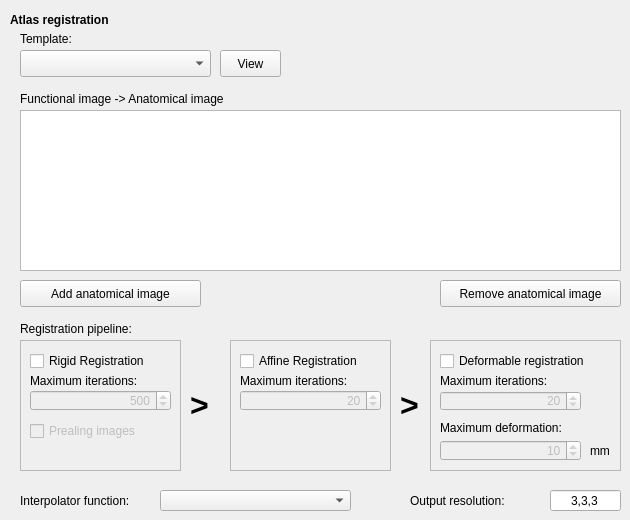
   <widget class="QWidget" name="tab_reg_settings">
    <property name="accessibleName">
     <string/>
    </property>
    <attribute name="title">
     <string>Registration Settings</string>
    </attribute>
    <widget class="QLabel" name="l_atlas_registration">
     <property name="geometry">
      <rect>
       <x>10</x>
       <y>10</y>
       <width>151</width>
       <height>21</height>
      </rect>
     </property>
     <property name="text">
      <string>&lt;!DOCTYPE HTML PUBLIC &quot;-//W3C//DTD HTML 4.0//EN&quot; &quot;http://www.w3.org/TR/REC-html40/strict.dtd&quot;&gt;
&lt;html&gt;&lt;head&gt;&lt;meta name=&quot;qrichtext&quot; content=&quot;1&quot; /&gt;&lt;style type=&quot;text/css&quot;&gt;
p, li { white-space: pre-wrap; }
&lt;/style&gt;&lt;/head&gt;&lt;body style=&quot; font-family:'Sans'; font-size:10pt; font-weight:400; font-style:normal;&quot;&gt;
&lt;p style=&quot; margin-top:0px; margin-bottom:0px; margin-left:0px; margin-right:0px; -qt-block-indent:0; text-indent:0px;&quot;&gt;&lt;span style=&quot; font-size:9pt; font-weight:600;&quot;&gt;Atlas registration&lt;/span&gt;&lt;/p&gt;&lt;/body&gt;&lt;/html&gt;</string>
     </property>
    </widget>
    <widget class="QLabel" name="l_template">
     <property name="geometry">
      <rect>
       <x>20</x>
       <y>30</y>
       <width>71</width>
       <height>17</height>
      </rect>
     </property>
     <property name="text">
      <string>Template:</string>
     </property>
    </widget>
    <widget class="QComboBox" name="comboBox_template">
     <property name="geometry">
      <rect>
       <x>20</x>
       <y>50</y>
       <width>191</width>
       <height>27</height>
      </rect>
     </property>
    </widget>
    <widget class="QPushButton" name="b_view">
     <property name="geometry">
      <rect>
       <x>220</x>
       <y>50</y>
       <width>61</width>
       <height>27</height>
      </rect>
     </property>
     <property name="text">
      <string>View</string>
     </property>
    </widget>
    <widget class="QLabel" name="l_functional_anatomical_image">
     <property name="geometry">
      <rect>
       <x>20</x>
       <y>90</y>
       <width>251</width>
       <height>17</height>
      </rect>
     </property>
     <property name="text">
      <string>Functional image -&gt; Anatomical image</string>
     </property>
    </widget>
    <widget class="QListWidget" name="lw_functional_anatomical_image">
     <property name="geometry">
      <rect>
       <x>20</x>
       <y>110</y>
       <width>601</width>
       <height>161</height>
      </rect>
     </property>
    </widget>
    <widget class="QPushButton" name="b_remove_anatomical_image">
     <property name="geometry">
      <rect>
       <x>440</x>
       <y>280</y>
       <width>181</width>
       <height>27</height>
      </rect>
     </property>
     <property name="text">
      <string>Remove anatomical image</string>
     </property>
    </widget>
    <widget class="QPushButton" name="b_add_anatomical_image">
     <property name="geometry">
      <rect>
       <x>20</x>
       <y>280</y>
       <width>181</width>
       <height>27</height>
      </rect>
     </property>
     <property name="text">
      <string>Add anatomical image</string>
     </property>
    </widget>
    <widget class="QLabel" name="l_registration_pipeline">
     <property name="geometry">
      <rect>
       <x>20</x>
       <y>320</y>
       <width>141</width>
       <height>17</height>
      </rect>
     </property>
     <property name="text">
      <string>Registration pipeline:</string>
     </property>
    </widget>
    <widget class="QComboBox" name="comboBox_interpol_func">
     <property name="geometry">
      <rect>
       <x>160</x>
       <y>490</y>
       <width>191</width>
       <height>21</height>
      </rect>
     </property>
    </widget>
    <widget class="QLabel" name="l_interpolator_function">
     <property name="geometry">
      <rect>
       <x>20</x>
       <y>490</y>
       <width>141</width>
       <height>21</height>
      </rect>
     </property>
     <property name="text">
      <string>Interpolator function:</string>
     </property>
    </widget>
    <widget class="QLabel" name="l_output_resolution">
     <property name="geometry">
      <rect>
       <x>410</x>
       <y>490</y>
       <width>121</width>
       <height>21</height>
      </rect>
     </property>
     <property name="text">
      <string>Output resolution:</string>
     </property>
    </widget>
    <widget class="QLineEdit" name="le_output_resolution">
     <property name="geometry">
      <rect>
       <x>550</x>
       <y>490</y>
       <width>71</width>
       <height>21</height>
      </rect>
     </property>
     <property name="text">
      <string>3,3,3</string>
     </property>
     <property name="alignment">
      <set>Qt::AlignCenter</set>
     </property>
    </widget>
    <widget class="QFrame" name="fr_reg_pipe_1">
     <property name="geometry">
      <rect>
       <x>20</x>
       <y>340</y>
       <width>161</width>
       <height>131</height>
      </rect>
     </property>
     <property name="frameShape">
      <enum>QFrame::StyledPanel</enum>
     </property>
     <property name="frameShadow">
      <enum>QFrame::Raised</enum>
     </property>
     <widget class="QCheckBox" name="cb_rigid_registration">
      <property name="geometry">
       <rect>
        <x>10</x>
        <y>10</y>
        <width>141</width>
        <height>22</height>
       </rect>
      </property>
      <property name="text">
       <string>Rigid Registration</string>
      </property>
     </widget>
     <widget class="QLabel" name="l_max_iterations_p1">
      <property name="geometry">
       <rect>
        <x>10</x>
        <y>30</y>
        <width>141</width>
        <height>21</height>
       </rect>
      </property>
      <property name="text">
       <string>Maximum iterations:</string>
      </property>
     </widget>
     <widget class="QSpinBox" name="sb_max_iterations_p1">
      <property name="enabled">
       <bool>false</bool>
      </property>
      <property name="geometry">
       <rect>
        <x>10</x>
        <y>50</y>
        <width>141</width>
        <height>21</height>
       </rect>
      </property>
      <property name="alignment">
       <set>Qt::AlignRight|Qt::AlignTrailing|Qt::AlignVCenter</set>
      </property>
      <property name="maximum">
       <number>1000</number>
      </property>
      <property name="value">
       <number>500</number>
      </property>
     </widget>
     <widget class="QCheckBox" name="cb_prealing_images">
      <property name="enabled">
       <bool>false</bool>
      </property>
      <property name="geometry">
       <rect>
        <x>10</x>
        <y>80</y>
        <width>141</width>
        <height>22</height>
       </rect>
      </property>
      <property name="text">
       <string>Prealing images</string>
      </property>
     </widget>
    </widget>
    <widget class="QFrame" name="fr_reg_pipe_2">
     <property name="geometry">
      <rect>
       <x>230</x>
       <y>340</y>
       <width>161</width>
       <height>131</height>
      </rect>
     </property>
     <property name="frameShape">
      <enum>QFrame::StyledPanel</enum>
     </property>
     <property name="frameShadow">
      <enum>QFrame::Raised</enum>
     </property>
     <widget class="QCheckBox" name="cb_affine_registration">
      <property name="geometry">
       <rect>
        <x>10</x>
        <y>10</y>
        <width>141</width>
        <height>22</height>
       </rect>
      </property>
      <property name="text">
       <string>Affine Registration</string>
      </property>
     </widget>
     <widget class="QLabel" name="l_max_iterations_p2">
      <property name="geometry">
       <rect>
        <x>10</x>
        <y>30</y>
        <width>141</width>
        <height>21</height>
       </rect>
      </property>
      <property name="text">
       <string>Maximum iterations:</string>
      </property>
     </widget>
     <widget class="QSpinBox" name="sb_max_iterations_p2">
      <property name="enabled">
       <bool>false</bool>
      </property>
      <property name="geometry">
       <rect>
        <x>10</x>
        <y>50</y>
        <width>141</width>
        <height>21</height>
       </rect>
      </property>
      <property name="alignment">
       <set>Qt::AlignRight|Qt::AlignTrailing|Qt::AlignVCenter</set>
      </property>
      <property name="maximum">
       <number>1000</number>
      </property>
      <property name="value">
       <number>20</number>
      </property>
     </widget>
    </widget>
    <widget class="QFrame" name="fr_reg_pipe_3">
     <property name="geometry">
      <rect>
       <x>430</x>
       <y>340</y>
       <width>191</width>
       <height>131</height>
      </rect>
     </property>
     <property name="frameShape">
      <enum>QFrame::StyledPanel</enum>
     </property>
     <property name="frameShadow">
      <enum>QFrame::Raised</enum>
     </property>
     <widget class="QCheckBox" name="cb_deformable_registration">
      <property name="geometry">
       <rect>
        <x>10</x>
        <y>10</y>
        <width>181</width>
        <height>22</height>
       </rect>
      </property>
      <property name="text">
       <string>Deformable registration</string>
      </property>
     </widget>
     <widget class="QLabel" name="l_max_iterations_p3">
      <property name="geometry">
       <rect>
        <x>10</x>
        <y>31</y>
        <width>141</width>
        <height>20</height>
       </rect>
      </property>
      <property name="text">
       <string>Maximum iterations:</string>
      </property>
     </widget>
     <widget class="QSpinBox" name="sb_max_iterations_p3">
      <property name="enabled">
       <bool>false</bool>
      </property>
      <property name="geometry">
       <rect>
        <x>10</x>
        <y>51</y>
        <width>141</width>
        <height>20</height>
       </rect>
      </property>
      <property name="alignment">
       <set>Qt::AlignRight|Qt::AlignTrailing|Qt::AlignVCenter</set>
      </property>
      <property name="maximum">
       <number>1000</number>
      </property>
      <property name="value">
       <number>20</number>
      </property>
     </widget>
     <widget class="QSpinBox" name="sb_max_deformation">
      <property name="enabled">
       <bool>false</bool>
      </property>
      <property name="geometry">
       <rect>
        <x>10</x>
        <y>100</y>
        <width>141</width>
        <height>21</height>
       </rect>
      </property>
      <property name="alignment">
       <set>Qt::AlignRight|Qt::AlignTrailing|Qt::AlignVCenter</set>
      </property>
      <property name="maximum">
       <number>1000</number>
      </property>
      <property name="value">
       <number>10</number>
      </property>
     </widget>
     <widget class="QLabel" name="l_max_deformation">
      <property name="geometry">
       <rect>
        <x>10</x>
        <y>80</y>
        <width>161</width>
        <height>16</height>
       </rect>
      </property>
      <property name="text">
       <string>Maximum deformation:</string>
      </property>
     </widget>
     <widget class="QLabel" name="l_max_deformation_mm">
      <property name="geometry">
       <rect>
        <x>160</x>
        <y>100</y>
        <width>31</width>
        <height>21</height>
       </rect>
      </property>
      <property name="text">
       <string>mm</string>
      </property>
     </widget>
    </widget>
    <widget class="QLabel" name="l_next1">
     <property name="geometry">
      <rect>
       <x>190</x>
       <y>340</y>
       <width>31</width>
       <height>131</height>
      </rect>
     </property>
     <property name="text">
      <string>&lt;!DOCTYPE HTML PUBLIC &quot;-//W3C//DTD HTML 4.0//EN&quot; &quot;http://www.w3.org/TR/REC-html40/strict.dtd&quot;&gt;
&lt;html&gt;&lt;head&gt;&lt;meta name=&quot;qrichtext&quot; content=&quot;1&quot; /&gt;&lt;style type=&quot;text/css&quot;&gt;
p, li { white-space: pre-wrap; }
&lt;/style&gt;&lt;/head&gt;&lt;body style=&quot; font-family:'Sans'; font-size:10pt; font-weight:400; font-style:normal;&quot;&gt;
&lt;p style=&quot; margin-top:0px; margin-bottom:0px; margin-left:0px; margin-right:0px; -qt-block-indent:0; text-indent:0px;&quot;&gt;&lt;span style=&quot; font-size:24pt; font-weight:600;&quot;&gt;&amp;gt;&lt;/span&gt;&lt;/p&gt;&lt;/body&gt;&lt;/html&gt;</string>
     </property>
    </widget>
    <widget class="QLabel" name="l_next2">
     <property name="geometry">
      <rect>
       <x>400</x>
       <y>340</y>
       <width>31</width>
       <height>131</height>
      </rect>
     </property>
     <property name="text">
      <string>&lt;!DOCTYPE HTML PUBLIC &quot;-//W3C//DTD HTML 4.0//EN&quot; &quot;http://www.w3.org/TR/REC-html40/strict.dtd&quot;&gt;
&lt;html&gt;&lt;head&gt;&lt;meta name=&quot;qrichtext&quot; content=&quot;1&quot; /&gt;&lt;style type=&quot;text/css&quot;&gt;
p, li { white-space: pre-wrap; }
&lt;/style&gt;&lt;/head&gt;&lt;body style=&quot; font-family:'Sans'; font-size:10pt; font-weight:400; font-style:normal;&quot;&gt;
&lt;p style=&quot; margin-top:0px; margin-bottom:0px; margin-left:0px; margin-right:0px; -qt-block-indent:0; text-indent:0px;&quot;&gt;&lt;span style=&quot; font-size:24pt; font-weight:600;&quot;&gt;&amp;gt;&lt;/span&gt;&lt;/p&gt;&lt;/body&gt;&lt;/html&gt;</string>
     </property>
    </widget>
   </widget>
